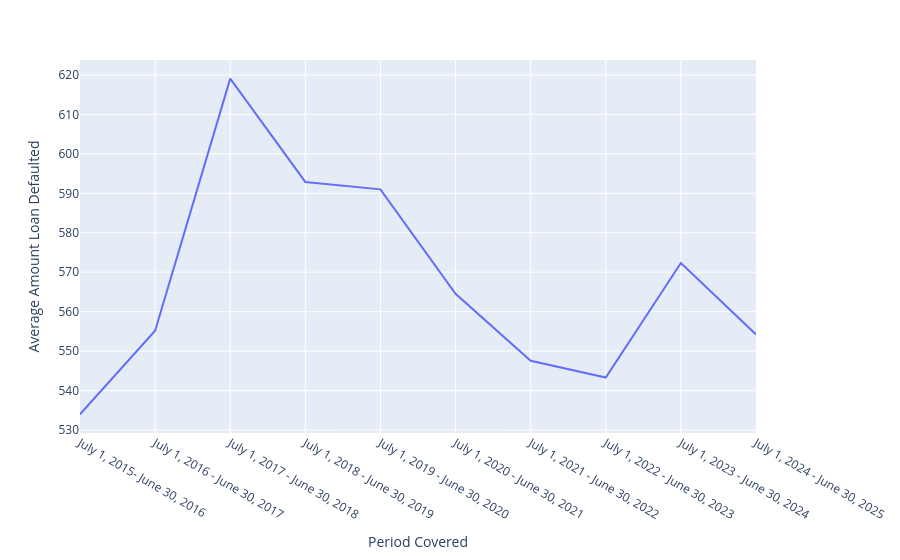

Here is the notebook cell this chart was saved with:
### Code cell
fig = px.line(df, x = 'Period Covered', y = 'Average Amount Loan Defaulted')
fig.show()

### Figure 1 — Plotly figure (JSON) as saved in the notebook; plotly's stock layout.template omitted (floating-point values rounded to 4 significant figures)
{"data": [{"hovertemplate": "Period Covered=%{x}<br>Average Amount Loan Defaulted=%{y}<extra></extra>", "legendgroup": "", "line": {"color": "#636efa", "dash": "solid"}, "marker": {"symbol": "circle"}, "mode": "lines", "name": "", "orientation": "v", "showlegend": false, "type": "scatter", "x": ["July 1, 2015- June 30, 2016", "July 1, 2016 - June 30, 2017", "July 1, 2017 - June 30, 2018", "July 1, 2018 - June 30, 2019", "July 1, 2019 - June 30, 2020", "July 1, 2020 - June 30, 2021", "July 1, 2021 - June 30, 2022", "July 1, 2022 - June 30, 2023", "July 1, 2023 - June 30, 2024", "July 1, 2024 - June 30, 2025"], "xaxis": "x", "y": [534.0, 555.2, 619.1, 592.9, 591.0, 564.5, 547.5, 543.3, 572.3, 554.2], "yaxis": "y"}], "layout": {"legend": {"tracegroupgap": 0}, "margin": {"t": 60}, "xaxis": {"anchor": "y", "domain": [0, 1], "title": {"text": "Period Covered"}}, "yaxis": {"anchor": "x", "domain": [0, 1], "title": {"text": "Average Amount Loan Defaulted"}}}}
